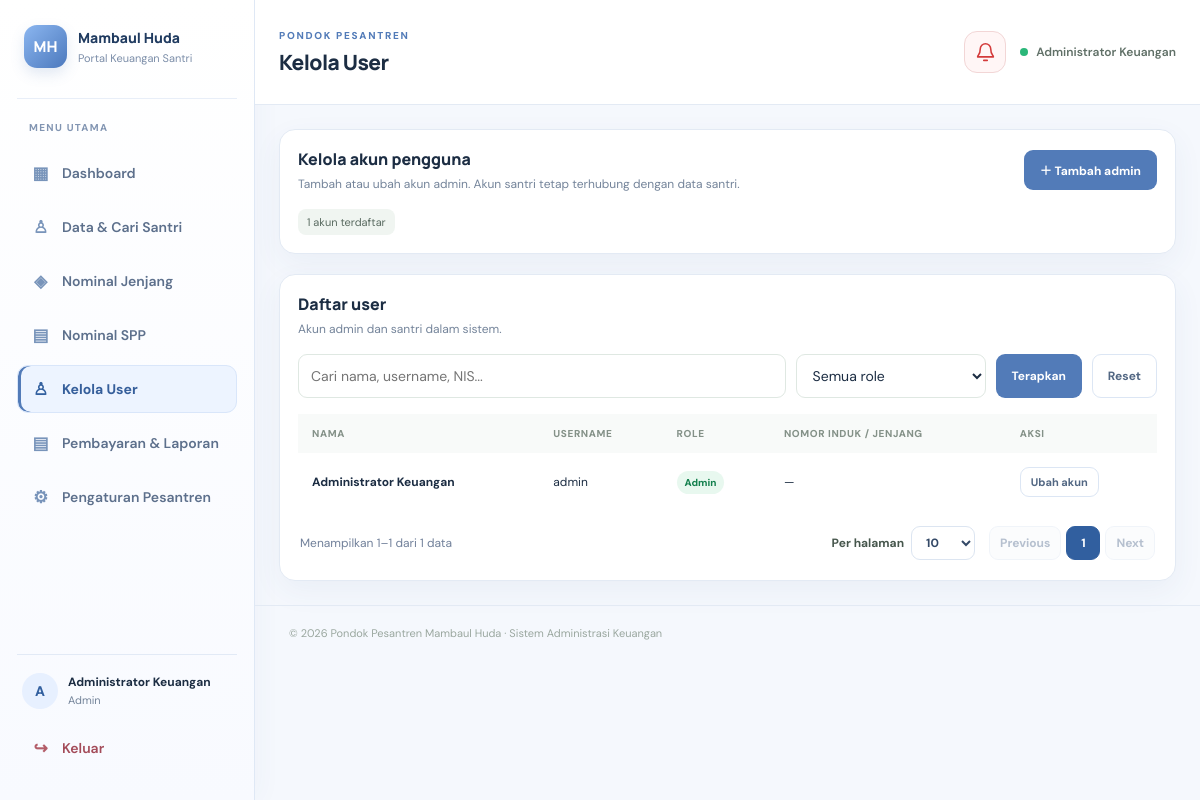
/users.php (signed in), run on the app's committed database.
### tables this page shows
CREATE TABLE users (
  id BIGINT UNSIGNED AUTO_INCREMENT PRIMARY KEY,
  username VARCHAR(80) NOT NULL UNIQUE,
  password_hash VARCHAR(255) NOT NULL,
  role ENUM('admin','santri') NOT NULL DEFAULT 'santri',
  full_name VARCHAR(150) NOT NULL,
  created_at TIMESTAMP DEFAULT CURRENT_TIMESTAMP
);

### config.php (called while the page is built, shortened)
<?php
try {
    $pdo = new PDO(
        'mysql:host=' . DB_HOST . ';dbname=' . DB_NAME . ';charset=utf8mb4',
        DB_USER,
        DB_PASS,
        [
            PDO::ATTR_ERRMODE => PDO::ERRMODE_EXCEPTION,
            PDO::ATTR_DEFAULT_FETCH_MODE => PDO::FETCH_ASSOC,
            PDO::ATTR_EMULATE_PREPARES => false
        ]
    );
} catch (PDOException $e) {
    http_response_code(500);
    exit('Koneksi database gagal. Periksa pengaturan config.php dan pastikan database sudah diimpor.');
}
function app_setting(string $key, string $default = ''): string
{
    static $settings = null;
    global $pdo;
    if ($settings === null) {
        $settings = [];
        try {
            $rows = $pdo->query('SELECT setting_key, setting_value FROM app_settings')->fetchAll();
        } catch (Throwable $e) {
        }
    }
    return (string)($settings[$key] ?? $default);
}
function app_school_name(): string
{
    return app_setting('school_name', APP_NAME) ?: APP_NAME;
}
function app_school_logo_url(): string
{
    $logo = app_setting('school_logo', '');
    if ($logo === '' || basename($logo) !== $logo) return '';
    $path = __DIR__ . '/uploads/' . $logo;
    return is_file($path) ? APP_BASE . '/uploads/' . rawurlencode($logo) : '';
}
function app_school_mark(): string
{
    $name = trim(app_school_name());
    $words = preg_split('/\s+/', $name) ?: [];
    $mark = '';
    foreach (array_slice($words, 0, 2) as $word) $mark .= strtoupper(substr($word, 0, 1));
    return $mark !== '' ? $mark : 'PP';
}
function e(?string $value): string
{
    return htmlspecialchars((string)$value, ENT_QUOTES, 'UTF-8');
}

### users.php (the view, shortened to what this page needs)
<?php
require __DIR__ . '/config.php';
$pageTitle = 'Kelola User';
$search = trim((string)($_GET['q'] ?? ''));
$where = ' WHERE 1=1';
$params = [];
require_once __DIR__ . '/includes/pagination.php';
$count = $pdo->prepare("SELECT COUNT(*) FROM users u LEFT JOIN students s ON s.user_id=u.id$where");
$count->execute($params);
$pagination = pagination_state((int)$count->fetchColumn());
$list = $pdo->prepare("SELECT u.id,u.full_name,u.username,u.role,u.created_at,s.id AS student_id,s.student_no,s.class_level FROM users u LEFT JOIN students s ON s.user_id=u.id$where ORDER BY u.role,u.full_name LIMIT {$pagination['per_page']} OFFSET {$pagination['offset']}");
$list->execute($params);
$rows = $list->fetchAll();
require __DIR__ . '/includes/header.php'; ?>
<section class="card">
    <div class="section-head">
        <div>
            <h2>Kelola akun pengguna</h2>
            <p>Tambah atau ubah akun admin. Akun santri tetap terhubung dengan data santri.</p>
        </div><button class="btn" type="button" onclick="openUserModal()">＋ Tambah admin</button>
    </div>
    <div class="pill"><?= number_format($pagination['total'], 0, ',', '.') ?> akun terdaftar</div>
</section>
<section class="card" style="margin-top:20px">
    <div class="section-head">
        <div>
            <h2>Daftar user</h2>
            <p>Akun admin dan santri dalam sistem.</p>
        </div>
    </div>
    <form method="get" class="student-filter-row" style="display:flex;gap:10px;flex-wrap:wrap;margin:10px 0 16px"><input type="hidden" name="per_page" value="<?= (int)$pagination['per_page'] ?>"><input class="input" name="q" value="<?= e($search) ?>" placeholder="Cari nama, username, NIS..." style="flex:1;min-width:220px"><select name="role" style="max-width:190px">
            <option value="all">Semua role</option>
        </select><button class="btn" type="submit">Terapkan</button><a class="btn btn-light" href="<?= APP_BASE ?>/users.php">Reset</a></form>
    <div class="table-wrap">
        <table id="users-table">
            <thead>
                <tr>
                    <th>Nama</th>
                    <th>Username</th>
                    <th>Role</th>
                    <th>Nomor induk / jenjang</th>
                    <th>Aksi</th>
                </tr>
            </thead>
            <tbody><?php foreach ($rows as $r): ?><tr>
                        <td><strong><?= e($r['full_name']) ?></strong></td>
                        <td><?= e($r['username']) ?></td>
                        <td><span class="badge <?= $r['role'] === 'admin' ? 'paid' : 'neutral' ?>"><?= e(ucfirst($r['role'])) ?></span></td>
                        <td><?= $r['student_no'] ? e($r['student_no'] . ' · ' . $r['class_level']) : '—' ?></td>
                        <td>
                            <div style="display:flex;gap:6px;flex-wrap:wrap"><a class="btn btn-light btn-small" href="<?= APP_BASE ?>/users.php?edit=<?= (int)$r['id'] ?>">Ubah akun</a></div>
                        </td>
                    </tr><?php endforeach; ?><?php if (!$rows): ?><tr>
                    </tr><?php endif; ?></tbody>
        </table>
    </div>
</section>
<?php require __DIR__ . '/includes/footer.php'; ?>

### includes/header.php (shortened to what this page needs)
<?php
$pageTitle = $pageTitle ?? 'Dashboard';
$user = $_SESSION['user'] ?? null;
$schoolName = app_school_name();
$schoolLogoUrl = app_school_logo_url();
$schoolMark = app_school_mark();
$pendingNotifications = 0;
if (($user['role'] ?? '') === 'admin' && isset($pdo)) { try { $pendingNotifications = (int)$pdo->query("SELECT COUNT(*) FROM payments WHERE status='pending'")->fetchColumn(); } catch (Throwable $e) { $pendingNotifications = 0; } }
?>
<!doctype html>
<html lang="id">
<head>
<link rel="stylesheet" href="<?= APP_BASE ?>/assets/style.css">
</head>
<body>
<div class="app-shell">
<aside class="sidebar" id="appSidebar" aria-label="Menu navigasi">
  <a class="brand" href="<?= APP_BASE ?>/<?= ($user['role'] ?? '') === 'admin' ? 'admin.php' : 'student.php' ?>">
    <span class="brand-mark"><?php if ($schoolLogoUrl): ?><img src="<?= e($schoolLogoUrl) ?>" alt="Logo <?= e($schoolName) ?>"><?php else: ?><?= e($schoolMark) ?><?php endif; ?></span><span><strong><?= e($schoolName) ?></strong><small>Portal Keuangan Santri</small></span>
  </a>
  <div class="side-label">MENU UTAMA</div>
  <?php if (($user['role'] ?? '') === 'admin'): ?>
    <a class="nav-link <?= basename($_SERVER['PHP_SELF'])==='admin.php'?'active':'' ?>" href="<?= APP_BASE ?>/admin.php"><span>▦</span> Dashboard</a>
    <a class="nav-link <?= in_array(basename($_SERVER['PHP_SELF']),['students.php','santri_tagihan.php'],true)?'active':'' ?>" href="<?= APP_BASE ?>/students.php"><span>♙</span> Data & Cari Santri</a>
    <a class="nav-link <?= basename($_SERVER['PHP_SELF'])==='nominal_jenjang.php'?'active':'' ?>" href="<?= APP_BASE ?>/nominal_jenjang.php"><span>◈</span> Nominal Jenjang</a>
    <a class="nav-link <?= basename($_SERVER['PHP_SELF'])==='nominal_spp.php'?'active':'' ?>" href="<?= APP_BASE ?>/nominal_spp.php"><span>▤</span> Nominal SPP</a>
    <a class="nav-link <?= basename($_SERVER['PHP_SELF'])==='users.php'?'active':'' ?>" href="<?= APP_BASE ?>/users.php"><span>♙</span> Kelola User</a>
    <a class="nav-link <?= in_array(basename($_SERVER['PHP_SELF']),['payments.php','reports.php'],true)?'active':'' ?>" href="<?= APP_BASE ?>/payments.php"><span>▤</span> Pembayaran & Laporan</a>
    <a class="nav-link <?= basename($_SERVER['PHP_SELF'])==='settings.php'?'active':'' ?>" href="<?= APP_BASE ?>/settings.php"><span>⚙</span> Pengaturan Pesantren</a>
  <?php endif; ?>
  <div class="sidebar-bottom">
    <div class="profile-mini"><div class="avatar"><?= e(strtoupper(substr($user['full_name'] ?? 'U',0,1))) ?></div><div><strong><?= e($user['full_name'] ?? 'Pengguna') ?></strong><small><?= e(ucfirst($user['role'] ?? '')) ?></small></div></div>
    <a class="nav-link logout" href="<?= APP_BASE ?>/logout.php"><span>↪</span> Keluar</a>
  </div>
</aside>
<main class="main-area">
  <header class="topbar"><div class="topbar-title"><div class="eyebrow">PONDOK PESANTREN</div><h1><?= e($pageTitle) ?></h1></div><div class="topbar-actions"><?php if (($user['role'] ?? '') === 'admin'): ?><button class="notification-icon-btn <?= $pendingNotifications > 0 ? 'has-notifications' : '' ?>" type="button" id="notificationOpen" aria-label="Buka notifikasi" aria-haspopup="dialog" aria-controls="notificationModal"><svg viewBox="0 0 24 24" aria-hidden="true"><path d="M18 8a6 6 0 0 0-12 0c0 7-3 7-3 9h18c0-2-3-2-3-9M10 21h4"/></svg></button><?php endif; ?><div class="top-user"><span class="online-dot"></span><?= e($user['full_name'] ?? '') ?></div></div></header>
  <div class="content">

### data on the page
users: full_name "A", full_name "Administrator Keuangan", role "Admin", username "admin"

### other printed values
$schoolMark "MH"
$schoolName "Mambaul Huda"
$pageTitle "Kelola User"
$pagination['total'] "1"
$state['from'] "1"
$state['to'] "1"
$state['total'] "1"
app_school_name() "Mambaul Huda"
form field value "10"
